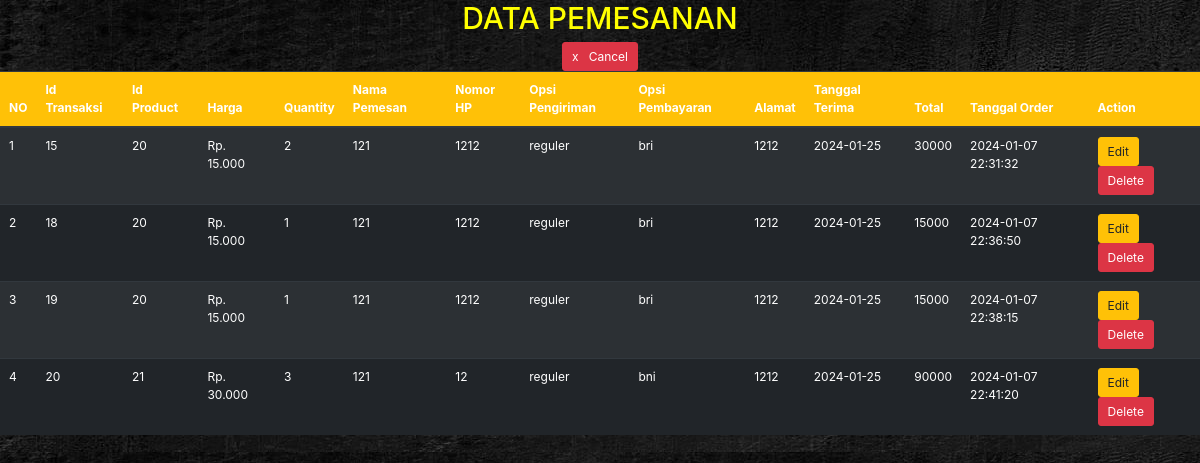
Screenshot of /app/datapemesanan.php (signed in) with the database file from the repository.
### tables this page shows
CREATE TABLE `tbtransaksi` (
  `idtransaksi` int(100) NOT NULL,
  `idproduct` varchar(100) NOT NULL,
  `namaproduct` varchar(200) NOT NULL,
  `harga` int(100) NOT NULL,
  `quantity` int(100) NOT NULL,
  `nama` varchar(100) NOT NULL,
  `nomorhp` varchar(20) NOT NULL,
  `pengiriman` varchar(100) NOT NULL,
  `pembayaran` varchar(100) NOT NULL,
  `alamat` varchar(200) NOT NULL,
  `tanggalterima` varchar(100) NOT NULL,
  `total` int(100) NOT NULL,
  `tanggalorder` datetime NOT NULL DEFAULT current_timestamp()
);

### app/datapemesanan.php (the view, shortened to what this page needs)
<?php
include ('../auth/koneksi.php');
?>
<!doctype html>
<html lang="en">
  <head>
    <link rel="stylesheet" href="style/style.css" />
    <link
      rel="stylesheet"
      href="https://cdnjs.cloudflare.com/ajax/libs/remixicon/3.5.0/remixicon.css" />
    <link rel="stylesheet" href="https://cdn.jsdelivr.net/npm/bootstrap@4.0.0/dist/css/bootstrap.min.css">
  </head>
  <body>
        <header class="home" id="home">
      <div class="utama">
        <center><h1>DATA PEMESANAN</h1></center>
        <center><a class="btn btn-danger" href="index.php">x &nbsp; Cancel</a></center>
       <center>
        <table class="table table-dark table-striped " >
        <thead>
            <tr class="bg-warning">
            <th scope="col">NO</th>
            <th scope="col">Id Transaksi</th>
            <th scope="col">Id Product</th>
            <th scope="col">Harga</th>
            <th scope="col">Quantity</th>
            <th scope="col">Nama Pemesan</th>
            <th scope="col">Nomor HP</th>
            <th scope="col">Opsi Pengiriman</th>
            <th scope="col">Opsi Pembayaran</th>
            <th scope="col">Alamat</th>
            <th scope="col">Tanggal Terima</th>
            <th scope="col">Total</th>
            <th scope="col">Tanggal Order</th>
            <th scope="col">Action</th>
            </tr>
        </thead>
        <tbody>
            <?php
              $query = "SELECT * FROM tbtransaksi ORDER BY idtransaksi ASC";
              $result = mysqli_query($mysqli, $query);
              $no = 1;
              while ($row = mysqli_fetch_assoc($result)){
            ?>
            <tr>
                <td><?php echo $no;?></td>
                <td><?php echo $row['idtransaksi'];?></td>
                <td><?php echo $row['idproduct'];?></td>
                <td>Rp. <?php echo number_format($row['harga'], 0,',','.');?></td>
                <td><?php echo $row['quantity'];?></td>
                <td><?php echo $row['nama'];?></td>
                <td><?php echo $row['nomorhp'];?></td>
                <td><?php echo $row['pengiriman'];?></td>
                <td><?php echo $row['pembayaran'];?></td>
                <td><?php echo $row['alamat'];?></td>
                <td><?php echo $row['tanggalterima'];?></td>
                <td><?php echo $row['total'];?></td>
                <td><?php echo $row['tanggalorder'];?></td>
                <td>
                  <a class="btn btn-warning" href="edit_produk.php?id=<?php echo $row['idproduct']; ?>">Edit </a>
                  <a class="btn btn-danger" href="../order/proses_hapus.php?idtransaksi=<?php echo $row['idtransaksi']; ?>" onclick="return confirm('Apkah anda ingin menghapus produk ini')">Delete </a>
                </td>
            </tr>
            <?php
              $no++;
              }
            ?>
        </tbody>
        </table>
            </center>
      </div>
    </header>
  </body>
</html>

### app/style/style.css (style rules this page uses)
* { margin: 0; padding: 0; text-decoration: none; }
:root { --body-font: "Montserrat", sans-serif; --second-font: "Montagu Slab", serif; --z_index: 999; --biru-nav: #687eff; --biru-sidebar: #98e4ff; --biru-font: #b6fffa; --biru-ekstra: #80b3ff; --nav-color: hsl(230, 62%, 56%); --title-color: hsl(230, 70%, 16%); --text-color: hsl(230, 16%, 45%); --border-color: hsl(230, 50%, 90%); --white-color: hsl(0, 0%, 100%); --body-color: hsl(230, 100%, 96%); --container-color: hsl(230, 100%, 97%); }
html { scroll-behavior: smooth; }
body { font-family: var(--body-font); background: url(../img/background.jpg); background-attachment: fixed; }
@media (max-width: 1366px) { html { font-size: 75%; } }

### app/datapemesanan.php (style rules this page uses)
.table { width : 100%; }
.utama h1 { color : yellow; }
h1 { text-transform : uppercase;s color : yellow; }

### rows the page displays
tbtransaksi: idtransaksi "15", idproduct "20", harga "15.000", quantity "2", nama "121", nomorhp "1212", pengiriman "reguler", pembayaran "bri", alamat "1212", tanggalterima "2024-01-25", total "30000", tanggalorder "2024-01-07 22:31:32"
tbtransaksi: idtransaksi "18", idproduct "20", harga "15.000", quantity "1", nama "121", nomorhp "1212", pengiriman "reguler", pembayaran "bri", alamat "1212", tanggalterima "2024-01-25", total "15000", tanggalorder "2024-01-07 22:36:50"
tbtransaksi: idtransaksi "19", idproduct "20", harga "15.000", quantity "1", nama "121", nomorhp "1212", pengiriman "reguler", pembayaran "bri", alamat "1212", tanggalterima "2024-01-25", total "15000", tanggalorder "2024-01-07 22:38:15"
tbtransaksi: idtransaksi "20", idproduct "21", harga "30.000", quantity "3", nama "121", nomorhp "12", pengiriman "reguler", pembayaran "bni", alamat "1212", tanggalterima "2024-01-25", total "90000", tanggalorder "2024-01-07 22:41:20"
